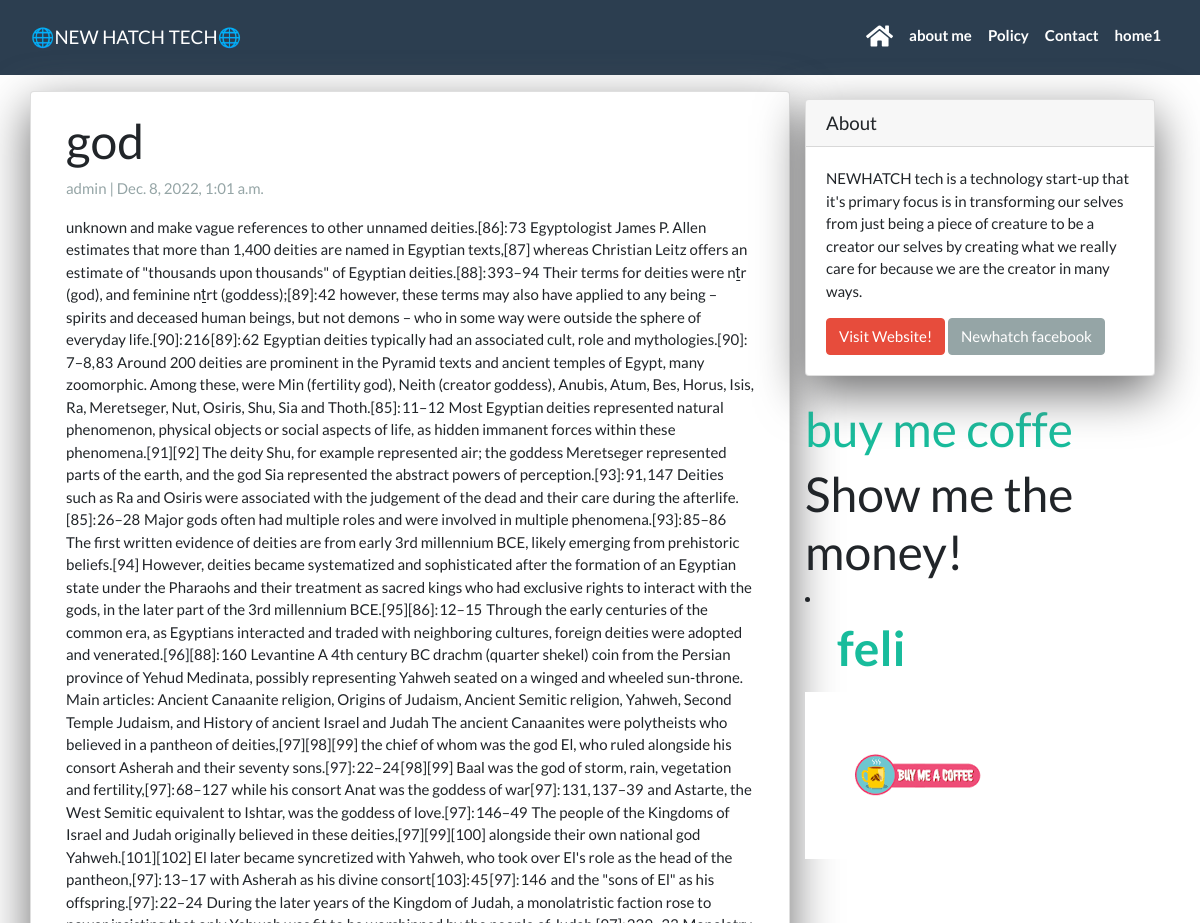
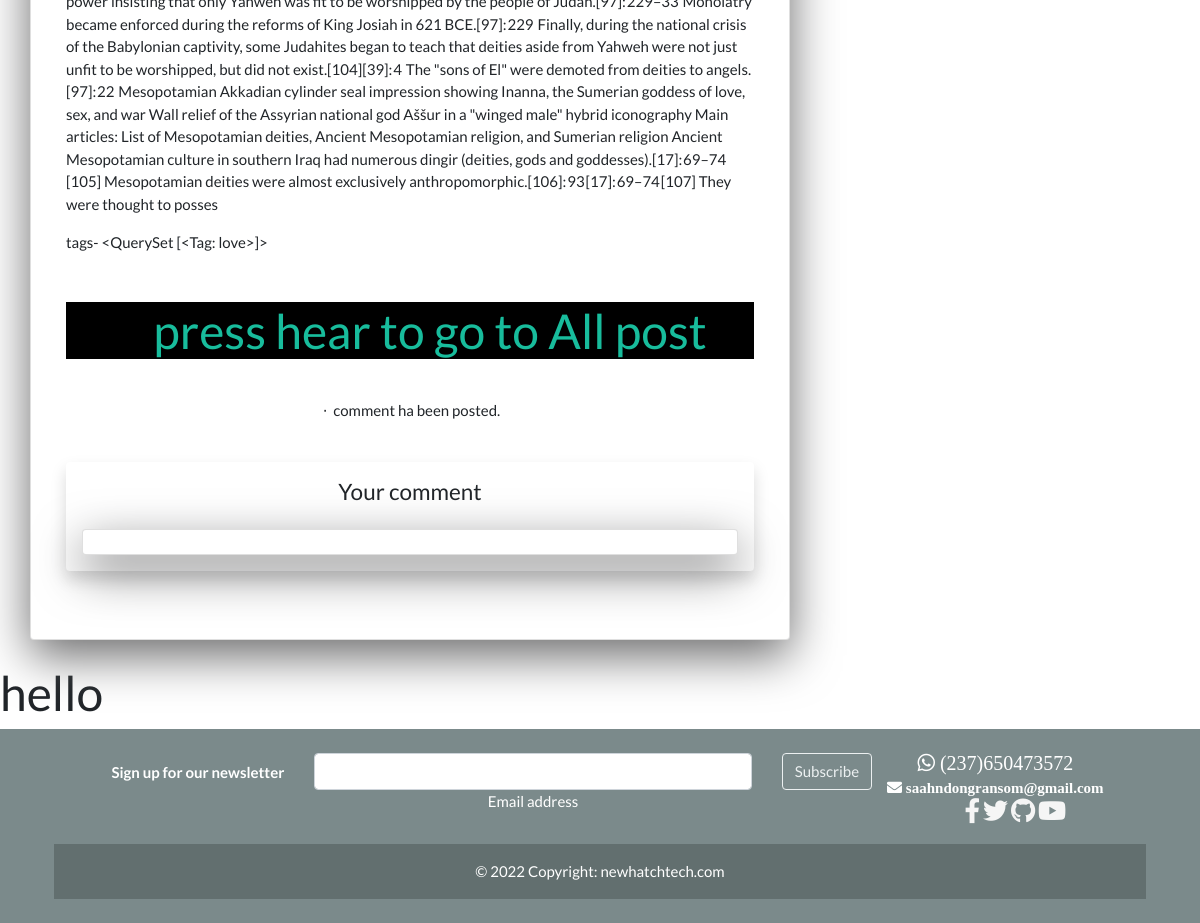
The app's page /god with its own data (2 pictures, top to bottom).
### soniablog/models.py (models this page shows, shortened)
class Post(models.Model):
    title = models.CharField(max_length=200, unique=True)
    header_image = models.ImageField(null=True,blank=True ,upload_to="images/")
    slug = models.SlugField(max_length=200, unique=True)
    author = models.ForeignKey(User, on_delete=models.CASCADE, related_name='blog_posts')
    updated_on = models.DateTimeField(auto_now=True)
    content =RichTextField(blank=True, null=True)
    created_on = models.DateTimeField(auto_now_add=True)
    status = models.IntegerField(choices=STATUS, default=0)
    tags = TaggableManager()
    class Meta:
        ordering = ['-created_on']

### soniablog/views.py (the view)
# urls.py: path('<slug:slug>', views.PostDetail.as_view(), name='post_detail'),
class PostDetail(generic.DetailView):
       model = Post
       template_name = 'soniablog/post_detail.html'  # detail about each blog post will be on post_detail.

### soniablog/templates/soniablog/post_detail.html (shortened to what this page needs)
{% extends 'soniablog/base.html' %}
{% load comments %}
{% load comments_xtd %}
{% load static %}
{% load social_share %}
{% block content %}
<div class="container">
  <div class="row">
    <div class="col-md-8 card mb-4  mt-3 left  top">
      <div class="card-body">
        <h1>{% block title %} {{ object.title }} {% endblock title %}</h1>
        <p class=" text-muted">{{ post.author }} | {{ post.created_on }}</p>
        <p class="card-text ">{{ object.content | safe }}</p>
        tags- {{post.tags.all}} <br>
             <h1>
            <ol style="background-color:black ;text-align:center;text-decoration;hover:" >
                 <a href="{% url 'home' %}"> press hear to go to All post</a>
            </ol>
             </h1>
{% get_comment_count for object as comment_count %}
    <div class="py-4 text-center">
    &nbsp;&sdot;&nbsp;
    {{ comment_count }} comment{{ comment_count|pluralize }}
    ha{{ comment_count|pluralize:"s,ve"}} been posted.
    </div>
     <div class="comment mt-3 shadow p-3 mb-5 bg-white rounded container">
      <h4 class="text-center mb-4">Your comment</h4>
      <div class="card pt-4">
      </div>
  </div>
      </div>
    </div>
    {% block sidebar %} {% include 'soniablog/sidebar.html' %} {% endblock sidebar %}
  </div>
</div>
<h1>hello</h1>
{% endblock content %}

### soniablog/templates/soniablog/sidebar.html (style rules this page uses)
.card { box-shadow: 0 16px 48px #6a6a6b; }

### records on screen
Post: title "god", author "admin", created_on "Dec. 8, 2022, 1:01 a.m.", content "unknown and make vague references to other unnamed deities.[86]: 73 Egyptologist James P. Allen estimates that more than 1,400 deities are named in Egyptian texts,[87] whereas Christian Leitz offers an estimate of \"thousands upon thousands\" of Egyptian deities.[88]: 393–94 Their terms for deities were nṯr (god), and feminine nṯrt (goddess);[89]: 42 however, these terms may also have applied to any being – spirits and deceased human beings, but not demons – who in some way were outside the sphere of everyday life.[90]: 216 [89]: 62 Egyptian deities typically had an associated cult, role and mythologies.[90]: 7–8, 83 Around 200 deities are prominent in the Pyramid texts and ancient temples of…", tags.all "<QuerySet [<Tag: love>]>"
